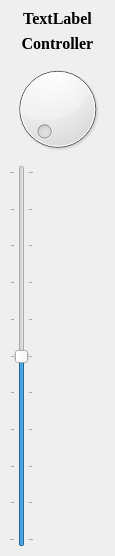
<?xml version="1.0" encoding="UTF-8"?>
<ui version="4.0">
 <class>ParContollerDockWidget</class>
 <widget class="QDockWidget" name="ParContollerDockWidget">
  <property name="geometry">
   <rect>
    <x>0</x>
    <y>0</y>
    <width>115</width>
    <height>556</height>
   </rect>
  </property>
  <property name="sizePolicy">
   <sizepolicy hsizetype="Minimum" vsizetype="Minimum">
    <horstretch>0</horstretch>
    <verstretch>0</verstretch>
   </sizepolicy>
  </property>
  <property name="contextMenuPolicy">
   <enum>Qt::DefaultContextMenu</enum>
  </property>
  <property name="layoutDirection">
   <enum>Qt::LeftToRight</enum>
  </property>
  <property name="windowTitle">
   <string>Parameter Controller</string>
  </property>
  <widget class="QWidget" name="dockWidgetContents">
   <layout class="QVBoxLayout" name="verticalLayout">
    <item>
     <widget class="QLabel" name="label_ParameterName">
      <property name="font">
       <font>
        <family>Times New Roman</family>
        <pointsize>12</pointsize>
        <weight>75</weight>
        <bold>true</bold>
       </font>
      </property>
      <property name="text">
       <string>TextLabel</string>
      </property>
      <property name="alignment">
       <set>Qt::AlignCenter</set>
      </property>
      <property name="margin">
       <number>1</number>
      </property>
      <property name="textInteractionFlags">
       <set>Qt::LinksAccessibleByMouse</set>
      </property>
     </widget>
    </item>
    <item>
     <widget class="QLabel" name="label">
      <property name="font">
       <font>
        <family>Times New Roman</family>
        <pointsize>12</pointsize>
        <weight>75</weight>
        <bold>true</bold>
       </font>
      </property>
      <property name="text">
       <string>Controller</string>
      </property>
      <property name="alignment">
       <set>Qt::AlignCenter</set>
      </property>
      <property name="margin">
       <number>1</number>
      </property>
      <property name="textInteractionFlags">
       <set>Qt::LinksAccessibleByMouse</set>
      </property>
     </widget>
    </item>
    <item>
     <widget class="QDial" name="ParController_dial"/>
    </item>
    <item>
     <widget class="QSlider" name="ParController_verticalSlider">
      <property name="sizePolicy">
       <sizepolicy hsizetype="Maximum" vsizetype="Expanding">
        <horstretch>0</horstretch>
        <verstretch>0</verstretch>
       </sizepolicy>
      </property>
      <property name="focusPolicy">
       <enum>Qt::StrongFocus</enum>
      </property>
      <property name="contextMenuPolicy">
       <enum>Qt::NoContextMenu</enum>
      </property>
      <property name="layoutDirection">
       <enum>Qt::LeftToRight</enum>
      </property>
      <property name="minimum">
       <number>50</number>
      </property>
      <property name="maximum">
       <number>150</number>
      </property>
      <property name="sliderPosition">
       <number>100</number>
      </property>
      <property name="orientation">
       <enum>Qt::Vertical</enum>
      </property>
      <property name="invertedAppearance">
       <bool>false</bool>
      </property>
      <property name="invertedControls">
       <bool>false</bool>
      </property>
      <property name="tickPosition">
       <enum>QSlider::TicksBothSides</enum>
      </property>
      <property name="tickInterval">
       <number>10</number>
      </property>
     </widget>
    </item>
   </layout>
  </widget>
 </widget>
 <resources/>
 <connections/>
</ui>
